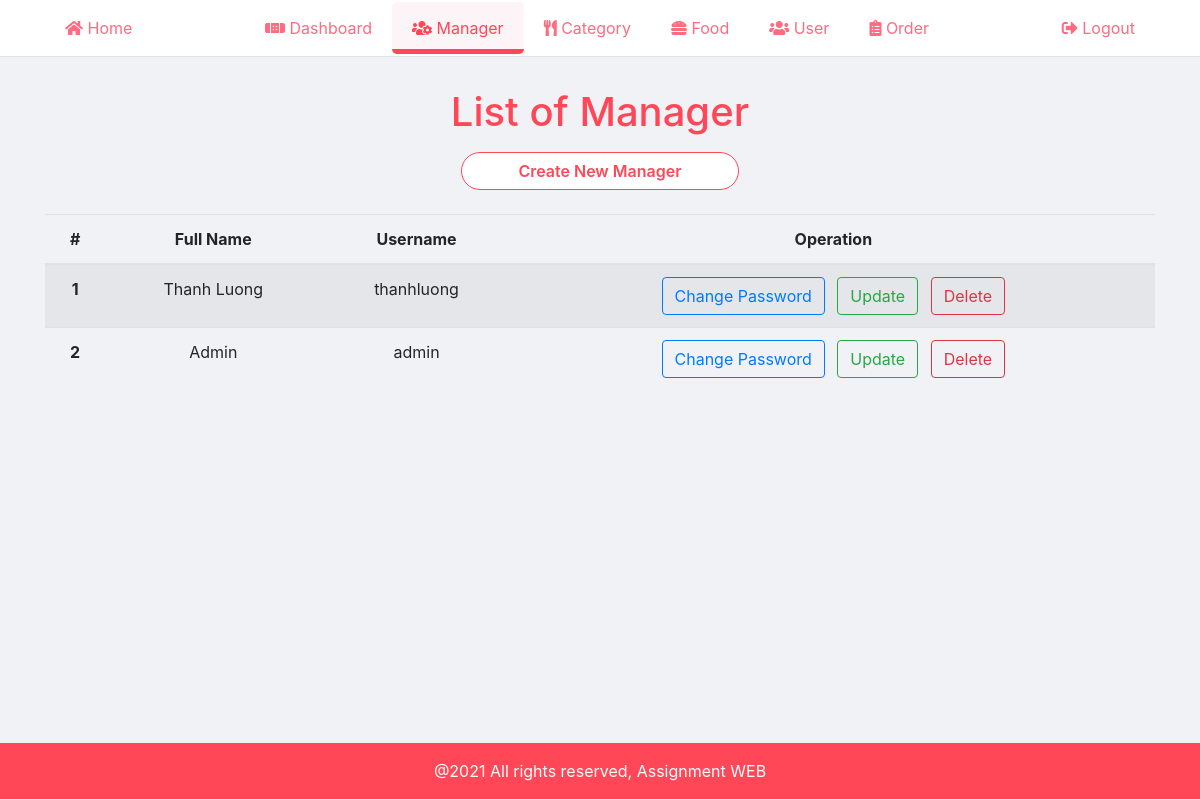
Page /manager_page/manager/manager.php (signed in) on the earlier database version.
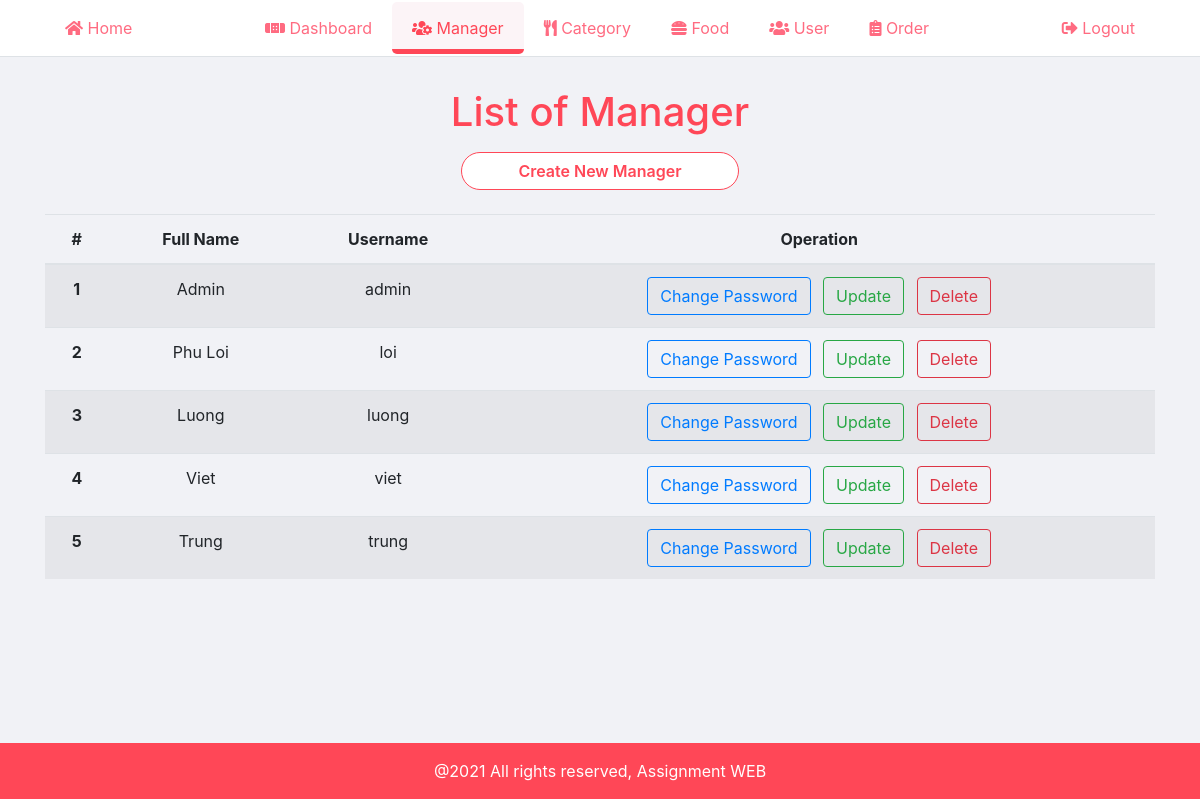
Same page on the later database version.
### tables this page shows
CREATE TABLE `manager` (
  `id` int(10) UNSIGNED NOT NULL,
  `full_name` varchar(100) NOT NULL,
  `username` varchar(100) NOT NULL,
  `password` varchar(255) NOT NULL
);

### manager_page/manager/manager.php (the view, shortened to what this page needs)
<?php
    include('../partials/header.php');
?>
    <div class="content">
        <div class="py-3 container">
            <h1 class="text-center primary-color mt-3">List of Manager</h1>
            <div class="text-center">
                <a href="add_manager.php" class="btn__mobile btn btn__login w-25 mb-2 mt-2">Create New Manager</a>
            </div>
            <table class="table table-striped mt-3 mobile__none">
                <thead>
                    <tr>
                        <th scope="col" class="text-center">#</th>
                        <th scope="col" class="text-center">Full Name</th>
                        <th scope="col" class="text-center">Username</th>
                        <th scope="col" class="text-center">Operation</th>
                    </tr>
                </thead>
                <tbody>
                    <?php
                        $sql = "SELECT * FROM manager";
                        $res = mysqli_query($connection, $sql);
                        $n = 1;
                        if ($res == TRUE) {
                            $count = mysqli_num_rows($res);
                            if ($count > 0) {
                                while ($rows = mysqli_fetch_assoc($res)) {
                                    $id = $rows['id'];
                                    $full_name = $rows['full_name'];
                                    $username = $rows['username'];
                                    ?>
                                        <tr>
                                            <th scope="row" class="text-center"><?php echo $n++; ?></th>
                                            <td class="text-center"><?php echo $full_name; ?></td>
                                            <td class="text-center"><?php echo $username; ?></td>
                                            <td class="text-center">
                                                <a href="<?php echo SITEURL; ?>manager_page/manager/change_password.php?id=<?php echo $id; ?>" class="btn btn-outline-primary">Change Password</a>
                                                <a href="<?php echo SITEURL; ?>manager_page/manager/update_manager.php?id=<?php echo $id; ?>" class="responsive__operation btn btn-outline-success mx-2">Update</a>
                                                <a href="<?php echo SITEURL; ?>manager_page/manager/delete_manager.php?id=<?php echo $id; ?>" class="responsive__operation btn btn-outline-danger">Delete</a>
                                            </td>
                                        </tr>
                                    <?php
                                }
                            } else {
                                ?>
                                    <tr>
                                        <td colspan="4"><div class="text-danger">No Manager</div></td>
                                    </tr>
                                <?php
                            }
                        }
                    ?>
                </tbody>
            </table>
        </div>
    </div>
<?php
    include('../partials/footer.php');
?>

Differences in the rows shown:
removed manager: full_name "Thanh Luong", username "thanhluong"
added manager: full_name "Phu Loi", username "loi"
added manager: full_name "Luong", username "luong"
added manager: full_name "Viet", username "viet"
added manager: full_name "Trung", username "trung"
